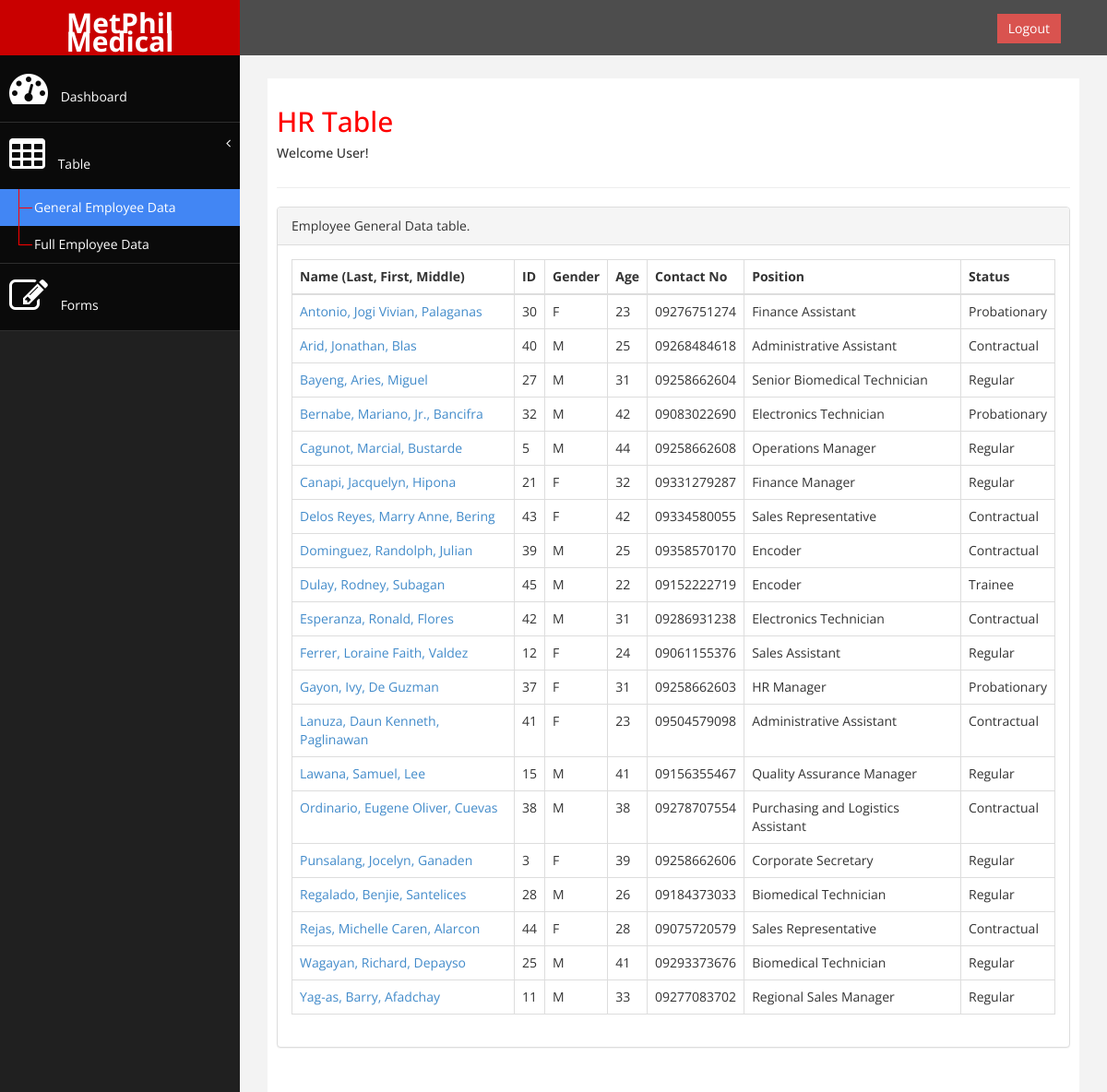
The page /table.php on the database as committed earlier.
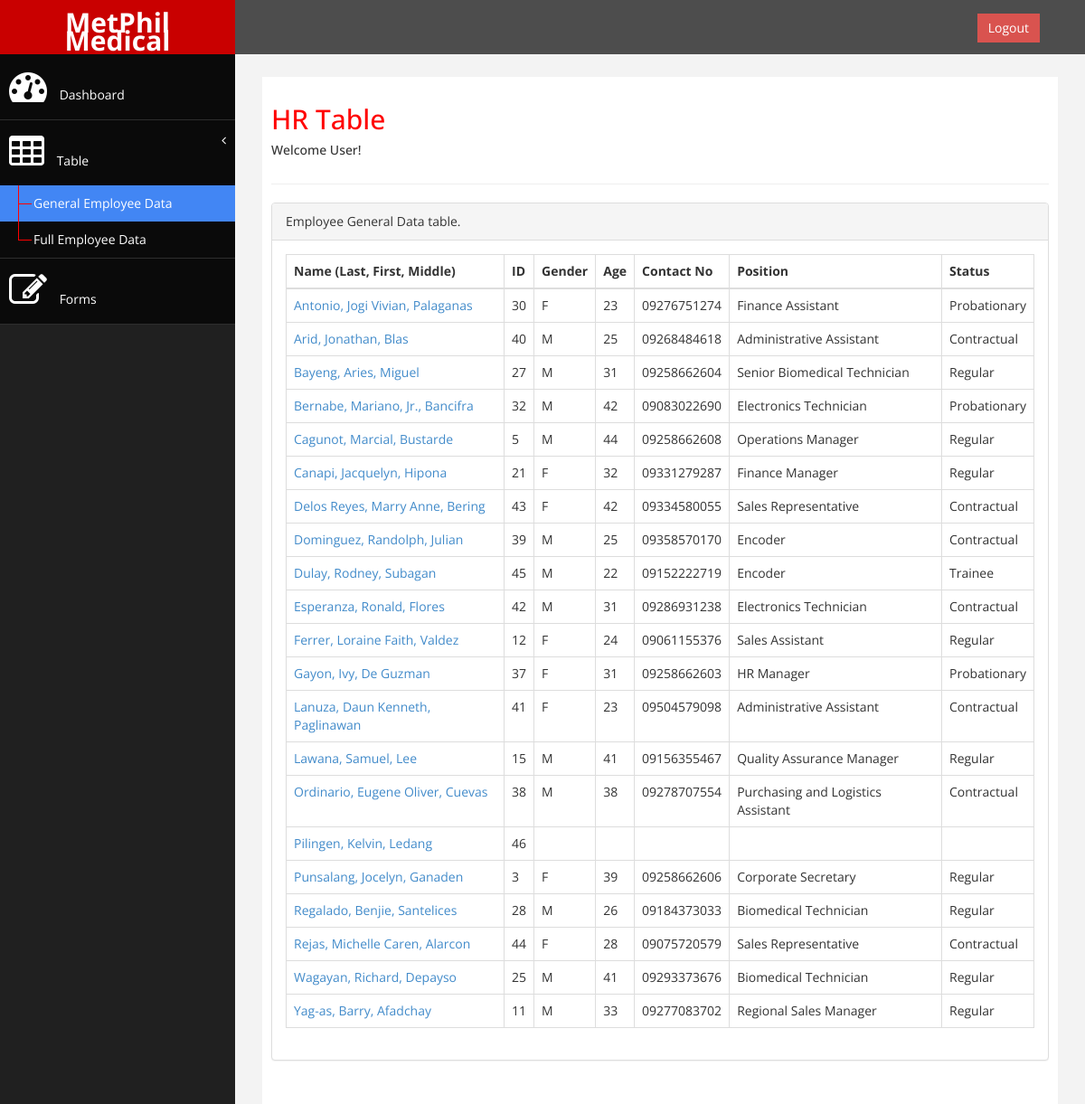
The same page on the database as committed later.
### tables this page shows
CREATE TABLE `employees` (
  `bloodType` text,
  `licenseId` text,
  `phicId` text,
  `employeeId` bigint(5) NOT NULL AUTO_INCREMENT,
  `hdmfId` text,
  `sssId` text,
  `tinId` text,
  `firstname` text,
  `educationalAttainment` text,
  `middlename` text,
  `lastname` text,
  `contactNo` text,
  `address` text,
  `licenseExpiration` text,
  `civilStatus` text,
  `school` text,
  `license` text,
  `gender` text,
  `age` int(11) DEFAULT NULL,
  `birthdate` text,
  `position` text,
  `empStatus` text,
  `statusEndDate` text,
  `statusEvaluationDate` text,
  PRIMARY KEY (`employeeId`)
);

### table.php (the view, shortened to what the changed rows need)
<!DOCTYPE html>
<html xmlns="http://www.w3.org/1999/xhtml">
<head>
    <link href="assets/css/bootstrap.css" rel="stylesheet" />
    <link href="assets/css/font-awesome.css" rel="stylesheet" />
    <link href="assets/css/custom.css" rel="stylesheet" />
    <link href="assets/css/style.css" rel="stylesheet" />
    <link href="assets/js/dataTables/dataTables.bootstrap.css" rel="stylesheet" />
</head>
<body>
    <div id="wrapper">
        <div id="page-wrapper" >
            <div id="page-inner">
                <div class="row">
                    <div class="col-md-12">
                     <h2>HR Table</h2>
                    </div>
                </div>
                <div class="row">
                    <div class="col-md-12">
                        <div class="panel panel-default">
                            <div class="panel-body">
                                <div class="table-responsive">
                                    <table class="table table-bordered" id="dataTables-example">
                                        <thead>
                                            <th>Name (Last, First, Middle)</th>
                                            <th>ID</th>
                                            <th>Gender</th>
                                            <th>Age</th>
                                            <th>Contact No</th>
                                            <th>Position</th>
                                            <th>Status</th>
                                        </thead>
                                        <?php
                                            $connection = mysqli_connect("localhost", "root", "", "humanresourcesdb");
                                            echo "<tbody>";
                                                    if(isset($_POST)){
                                                        $query = mysqli_query($connection, "SELECT employeeid, firstName, middleName, lastName, gender, age, contactNo, empStatus, position FROM employees ORDER BY lastName;");
                                                        $count = mysqli_num_rows($query);
                                                        if($count == 0){
                                                            echo "No results found.";
                                                            echo mysqli_error($connection);
                                                        }else{
                                                            while($row = mysqli_fetch_array($query)){
                                                            $employeeid = $row[0];
                                                            $firstName = $row[1];
                                                            $middleName = $row[2];
                                                            $lastName = $row[3];
                                                            $gender = $row[4];
                                                            $age = $row[5];
                                                            $contactNo = $row[6];
                                                            $empStatus = $row[7];
                                                            $position = $row[8];
                                                                echo "<tr>";
                                                                    echo "<td><form action='fulltable.php?employeeid=$employeeid' method='POST'><a href='fulltable.php?employeeid=$employeeid'>$lastName, $firstName, $middleName</a></form></td>";
                                                                    echo "<td>$employeeid</td>";
                                                                    echo "<td>$gender</td>";
                                                                    echo "<td>$age</td>";
                                                                    echo "<td>$contactNo</td>";
                                                                    echo "<td>$position</td>";
                                                                    echo "<td>$empStatus</td>";
                                                                echo "</tr>";
                                                            }
                                                        }
                                                    }
                                            echo "</tbody>";
                                        ?>
                                </table>
                            </div>
                        </div>
                    </div>
                </div>
            </div>
        </div>
    </div>
            </div>
</body>
</html>

Rows that differ between the two databases and show on the page:
added employees: lastname "Pilingen", firstname "Kelvin", middlename "Ledang", employeeId "46"
